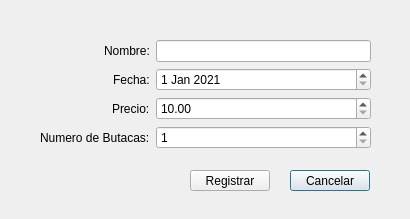
<?xml version="1.0" encoding="UTF-8"?>
<ui version="4.0">
 <class>registrarZonaGui</class>
 <widget class="QDialog" name="registrarZonaGui">
  <property name="geometry">
   <rect>
    <x>0</x>
    <y>0</y>
    <width>410</width>
    <height>219</height>
   </rect>
  </property>
  <property name="windowTitle">
   <string>Registrar Zona y Butacas</string>
  </property>
  <widget class="QWidget" name="formLayoutWidget">
   <property name="geometry">
    <rect>
     <x>40</x>
     <y>40</y>
     <width>331</width>
     <height>111</height>
    </rect>
   </property>
   <layout class="QFormLayout" name="formLayout">
    <property name="labelAlignment">
     <set>Qt::AlignRight|Qt::AlignTrailing|Qt::AlignVCenter</set>
    </property>
    <item row="0" column="0">
     <widget class="QLabel" name="label">
      <property name="text">
       <string>Nombre:</string>
      </property>
     </widget>
    </item>
    <item row="0" column="1">
     <widget class="QLineEdit" name="txtNom"/>
    </item>
    <item row="1" column="0">
     <widget class="QLabel" name="label_2">
      <property name="text">
       <string>Fecha:</string>
      </property>
     </widget>
    </item>
    <item row="2" column="0">
     <widget class="QLabel" name="label_3">
      <property name="text">
       <string>Precio:</string>
      </property>
     </widget>
    </item>
    <item row="3" column="0">
     <widget class="QLabel" name="label_4">
      <property name="text">
       <string>Numero de Butacas:</string>
      </property>
     </widget>
    </item>
    <item row="3" column="1">
     <widget class="QSpinBox" name="spinBoxButacas">
      <property name="minimum">
       <number>1</number>
      </property>
      <property name="maximum">
       <number>100</number>
      </property>
     </widget>
    </item>
    <item row="2" column="1">
     <widget class="QDoubleSpinBox" name="SpinBoxPrecio">
      <property name="minimum">
       <double>10.000000000000000</double>
      </property>
      <property name="singleStep">
       <double>1.000000000000000</double>
      </property>
     </widget>
    </item>
    <item row="1" column="1">
     <widget class="QDateEdit" name="dateEdit">
      <property name="dateTime">
       <datetime>
        <hour>0</hour>
        <minute>0</minute>
        <second>0</second>
        <year>2021</year>
        <month>1</month>
        <day>1</day>
       </datetime>
      </property>
      <property name="minimumDateTime">
       <datetime>
        <hour>0</hour>
        <minute>0</minute>
        <second>0</second>
        <year>1930</year>
        <month>9</month>
        <day>14</day>
       </datetime>
      </property>
     </widget>
    </item>
   </layout>
  </widget>
  <widget class="QPushButton" name="btnCancel">
   <property name="geometry">
    <rect>
     <x>290</x>
     <y>170</y>
     <width>80</width>
     <height>21</height>
    </rect>
   </property>
   <property name="text">
    <string>Cancelar</string>
   </property>
  </widget>
  <widget class="QPushButton" name="btnRegis">
   <property name="geometry">
    <rect>
     <x>190</x>
     <y>170</y>
     <width>80</width>
     <height>21</height>
    </rect>
   </property>
   <property name="text">
    <string>Registrar</string>
   </property>
  </widget>
 </widget>
 <resources/>
 <connections/>
</ui>
